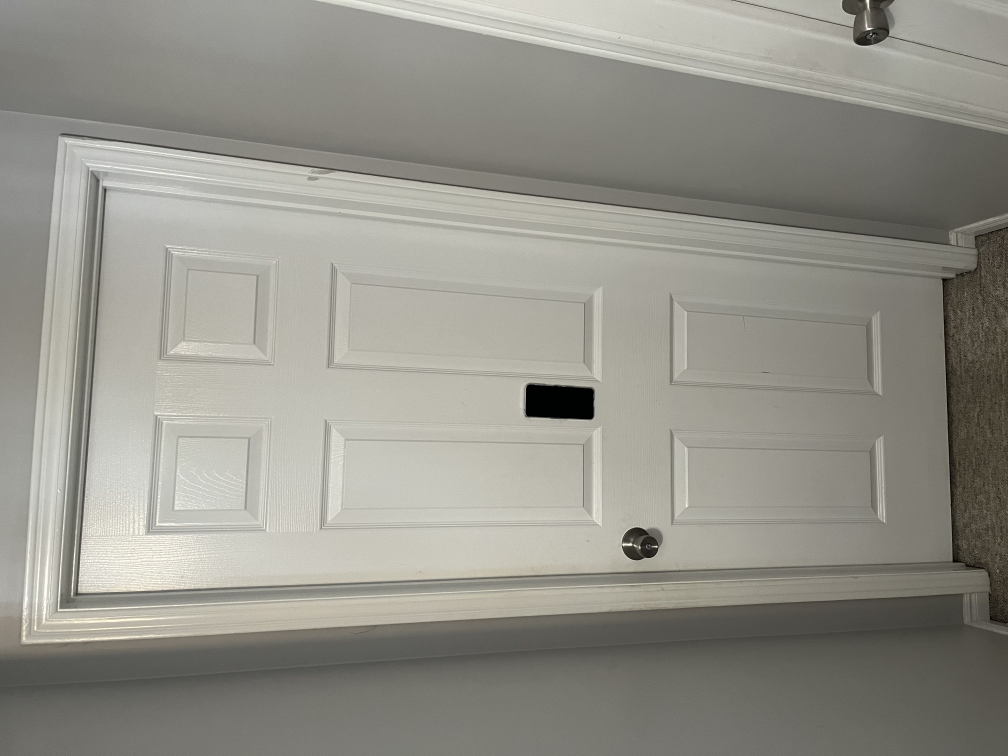
#> input picture image-warping-and-stitching/my_image.jpg, 4032 x 3024 px, found by its file name (shown at 1/4 size)
$ jupyter execute --allow-errors a4.ipynb
#> lines starting #> are read from the running program, lines starting #| are printed output that depends on the picture
[cell 1]
import numpy as np
import matplotlib.pyplot as plt
import cv2

# Q1 Estimating door size #

[cell 2]
def homography_transform(src_pts: np.ndarray, dest_pts: np.ndarray):
    homography_matrix = np.zeros((2*len(src_pts), 9))
    for i in range(len(src_pts)):
        x, y = src_pts[i]
        x_dash, y_dash = dest_pts[i]
        homography_matrix[2*i] = [x, y, 1, 0, 0, 0, -x_dash*x, -x_dash*y, -x_dash]
        homography_matrix[2*i+1] = [0, 0, 0, x, y, 1, -y_dash*x, -y_dash*y, -y_dash]

    eigen_value, eigen_vectors = np.linalg.eig(homography_matrix.T @ homography_matrix)
    min_eigen_val_index = np.argmin(eigen_value)
    return eigen_vectors[:, min_eigen_val_index].reshape(3,3)

test_image = plt.imread('Assignment4/my_image.jpg')
#> test_image is the input picture: shape (3024, 4032, 3); mean R, G, B 147.7, 146.3, 137.9

door_corners = np.float32([[308, 648],
                         [424, 2265],
                         [3813, 777],
                         [3771, 1907]])

object_corners = np.float32([[2103, 1361],
                           [2107, 1483],
                           [2374, 1349],
                           [2371, 1468]])

#in mm
object_real_height, object_real_width = 165, 72
door_destination = np.float32([[0,0],[0, 800], [2000, 0],[2000, 800]])

[cell 3]
homography_matrix = homography_transform(door_corners, door_destination)
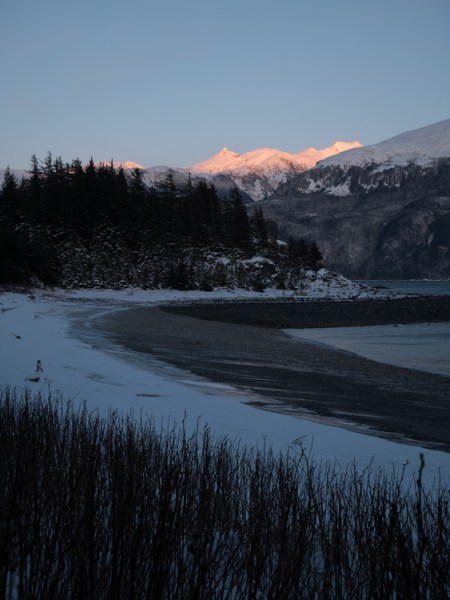
#> input picture image-warping-and-stitching/landscape_1.jpg, 450 x 600 px, found by its file name
#> further down, landscape_1 is the input picture: shape (600, 450, 3); mean R, G, B 61.5, 73.3, 87
transformed_corners = cv2.perspectiveTransform(object_corners.reshape(1,-1,2), homography_matrix)
w = np.linalg.norm(transformed_corners[0][0] - transformed_corners[0][1])
h = np.linalg.norm(transformed_corners[0][0] - transformed_corners[0][2])

print(f"Object relative width: {w} px, Object relative height: {h} px")

door_abs_width = 800 * w / object_real_width
door_abs_height = 2000 * h / object_real_height
print(f"Door width: {door_abs_width}, Door height: {door_abs_height}")

# Q2 Landscape stitching

[cell 4]
def extract_feature(image: np.ndarray):
    gray_image = cv2.cvtColor(image, cv2.COLOR_BGR2GRAY)
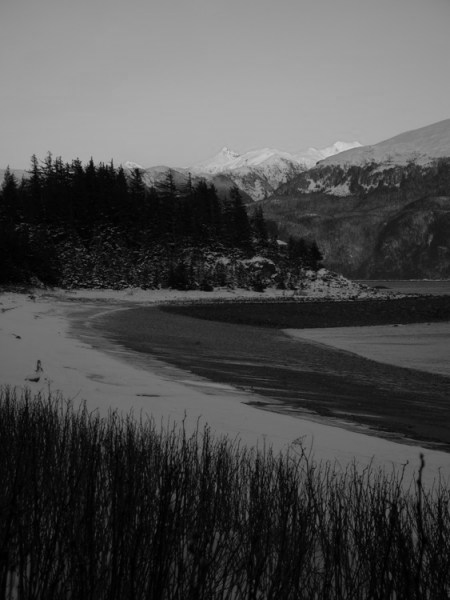
#> gray_image: shape (600, 450); min 0, max 209, mean 76

    sift = cv2.SIFT_create()
    gray_image = cv2.normalize(gray_image, None, 0, 255, cv2.NORM_MINMAX).astype('uint8')
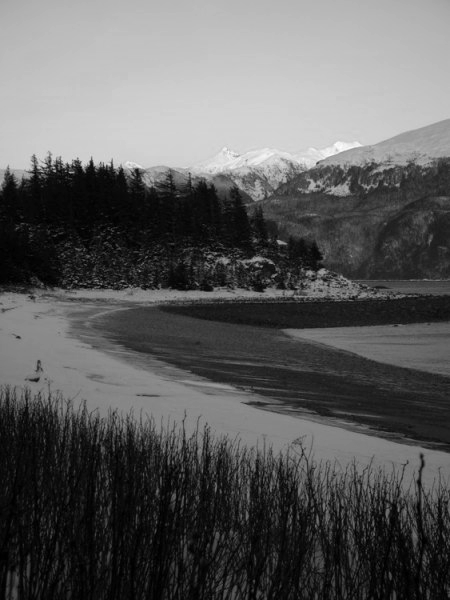
#> gray_image: shape (600, 450); min 0, max 255, mean 92.8
    keypoints, descriptors = sift.detectAndCompute(gray_image, None)
#> keypoints = 1215 keypoints; strongest (x, y, size): (91, 162, 2.7), (280, 242, 3.4), (137, 170, 3.1), (84, 164, 5.2)

    return keypoints, descriptors


# [54 lines left out: functions match_features, ransac, stitch_images, not called in this run]


landscape_1 = plt.imread('Assignment4/landscape_1.jpg')
landscape_1_keypoints, landscape_1_descriptors = extract_feature(landscape_1)
#> landscape_1_keypoints has the same summary as keypoints in extract_feature

#> (the rest of this cell did not finish here and is left out)
